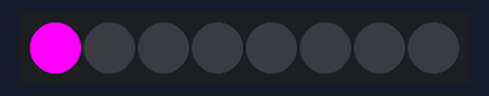
Simulated run of this sketch. Board: Arduino Uno, built with avr-gcc and run on an emulated ATmega328P. On the bench: 8 RGB LEDs in strip order, left to right. Dim RGB values are drawn brighter than linear.

Above: at 0.16 s.
At 19.98 s:
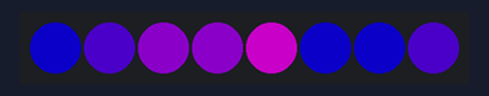
At 39.24 s:
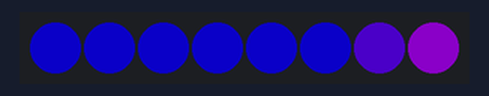
Timing chart, 0 to 40.0 s (numbered marks = the images above):
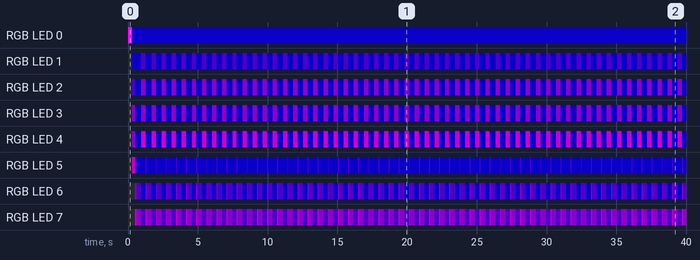

The sketch:

FIRE.ino
```cpp
#include <Adafruit_DotStar.h>
#include <SPI.h>         // COMMENT OUT THIS LINE FOR GEMMA OR TRINKET
//#include <avr/power.h> // ENABLE THIS LINE FOR GEMMA OR TRINKET
#define NUMPIXELS 8 // Number of LEDs in strip
// Here's how to control the LEDs from any two pins:
#define DATAPIN    2
#define CLOCKPIN   3
Adafruit_DotStar strip = Adafruit_DotStar(
                           NUMPIXELS, DATAPIN, CLOCKPIN, DOTSTAR_RGB);


void setup()
{
  strip.begin();
}


void loop()

{
  for (int i = 0; i < 10; i++)
  {
    for (int k = 0; k > -4; k--)
    {
      if (((i + k) >= 0) || ((i +k ) > 10))
      {

        int red = 255 + (k * 80);

        strip.setPixelColor((i + k), red, 0, 255);

        strip.show();

    {

        strip.show();

        delay(20);
        strip.setBrightness(100);
      }
    }
    }
  }
}
```

Measured:
- by itself, RGB LED 0: off → RGB(255, 0, 255) at 0.00 s, → RGB(5, 0, 100) 0.32 s later
- by itself, RGB LED 1: repeats every 0.73 s: RGB(37, 0, 100) 0.32 s, RGB(5, 0, 100) 0.41 s
- by itself, RGB LED 2, RGB LED 3: repeats every 0.75 s: RGB(5, 0, 100) 0.43 s, RGB(69, 0, 100) 0.32 s
- by itself, RGB LED 4: repeats every 0.75 s: RGB(5, 0, 100) 0.43 s, RGB(100, 0, 100) 0.32 s
- by itself, RGB LED 5: repeats every 0.75 s: RGB(37, 0, 100) 0.09 s, RGB(5, 0, 100) 0.66 s
- by itself, RGB LED 6: repeats every 0.73 s: RGB(37, 0, 100) 0.34 s, RGB(5, 0, 100) 0.32 s, RGB(69, 0, 100) 0.06 s
- by itself, RGB LED 7: repeats every 0.73 s: RGB(69, 0, 100) 0.34 s, RGB(37, 0, 100) 0.32 s, RGB(100, 0, 100) 0.06 s
